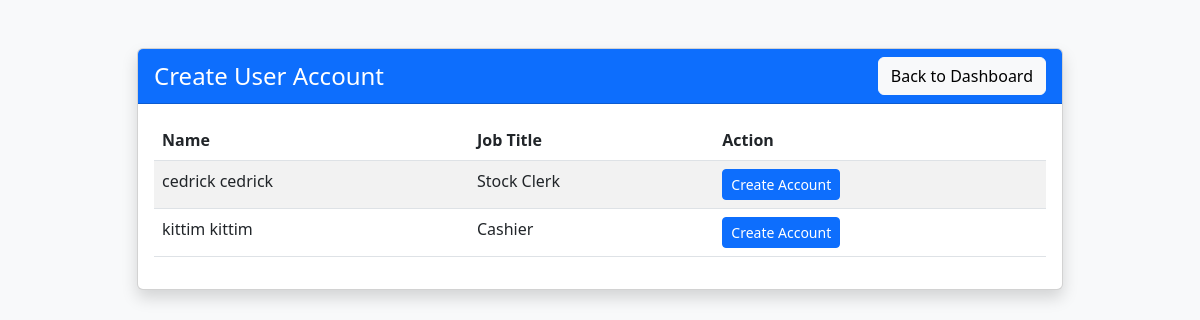
The app's page /auth/register.php (signed in) with its own data.
### tables this page shows
CREATE TABLE `tbl_employee` (
  `employee_id` int(11) NOT NULL,
  `first_name` varchar(255) NOT NULL,
  `middle_name` varchar(255) DEFAULT NULL,
  `last_name` varchar(255) NOT NULL,
  `email` varchar(255) DEFAULT NULL,
  `gender` enum('male','female','other') DEFAULT NULL,
  `hired_date` date DEFAULT NULL,
  `address_info` varchar(255) DEFAULT NULL,
  `job_id` int(11) DEFAULT NULL
);

CREATE TABLE `tbl_jobs` (
  `job_id` int(11) NOT NULL,
  `job_name` varchar(255) NOT NULL,
  `job_created_at` timestamp NOT NULL DEFAULT current_timestamp()
);

### auth/register.php (the view, shortened to what this page needs)
<?php
require_once '../config/database.php';
$query = "SELECT e.*, j.job_name
          FROM tbl_employee e
          INNER JOIN tbl_jobs j ON e.job_id = j.job_id
          LEFT JOIN tbl_user u ON e.employee_id = u.employee_id
          WHERE u.user_id IS NULL
          AND j.job_name IN ('Main Admin', 'Admin', 'Cashier', 'Stock Clerk')";
if ($_SESSION['job_name'] !== 'Main Admin') {
    $query .= " AND j.job_name != 'Admin'";
}
$query .= " ORDER BY e.last_name, e.first_name";
$result = $conn->query($query);
$eligible_employees = [];
while ($row = $result->fetch_assoc()) {
    $eligible_employees[] = $row;
}
?>
<!DOCTYPE html>
<html lang="en">
<head>
    <link href="https://cdn.jsdelivr.net/npm/bootstrap@5.3.0/dist/css/bootstrap.min.css" rel="stylesheet">
</head>
<body class="bg-light">
    <div class="container mt-5">
        <div class="row justify-content-center">
            <div class="col-md-10">
                <div class="card shadow">
                    <div class="card-header bg-primary text-white d-flex justify-content-between align-items-center">
                        <h4 class="mb-0">Create User Account</h4>
                        <button class="btn btn-light" onclick="window.location.href='../index.php'">Back to Dashboard</button>
                    </div>
                    <div class="card-body">
                        <?php if (empty($eligible_employees)): ?>
                        <div class="alert alert-info">
                            No eligible employees found. Please create employees first in the Employee Management section.
                        </div>
                        <?php else: ?>
                        <table class="table table-striped">
                            <thead>
                                <tr>
                                    <th>Name</th>
                                    <th>Job Title</th>
                                    <th>Action</th>
                                </tr>
                            </thead>
                            <tbody>
                                <?php foreach ($eligible_employees as $employee): ?>
                                <tr>
                                    <td><?php echo htmlspecialchars($employee['first_name'] . ' ' . $employee['last_name']); ?></td>
                                    <td><?php echo htmlspecialchars($employee['job_name']); ?></td>
                                    <td>
                                        <button class="btn btn-primary btn-sm"
                                                onclick="showCreateAccountModal(<?php echo $employee['employee_id']; ?>,
                                                '<?php echo htmlspecialchars($employee['first_name'] . ' ' . $employee['last_name']); ?>')">
                                            Create Account
                                        </button>
                                    </td>
                                </tr>
                                <?php endforeach; ?>
                            </tbody>
                        </table>
                        <?php endif; ?>
                    </div>
                </div>
            </div>
        </div>
    </div>
</body>
</html>

### records on screen
tbl_employee: first_name+last_name "cedrick cedrick", job.job_name "Stock Clerk"
tbl_employee: first_name+last_name "kittim kittim", job.job_name "Cashier"
